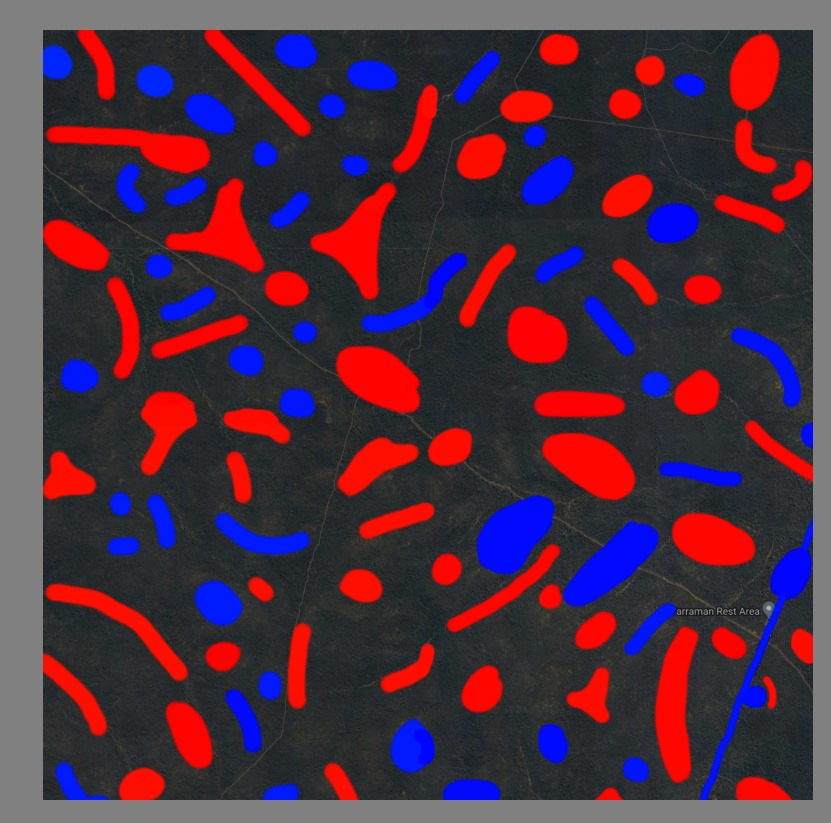
#> input picture src/real_world.jpg, 831 x 823 px
$ python clean.py
#> lines starting #> are read from the running program, lines starting #| are printed output that depends on the picture
### app/utils.py
import numpy as np
import matplotlib.pyplot as plt
import random
import scipy
import PIL
from perlin_noise.perlin_noise import PerlinNoise
from matplotlib.colors import ListedColormap, BoundaryNorm

# -----------------------------------------------------------------------------------------------------------
# JiaSun FUNCTIONS
# -----------------------------------------------------------------------------------------------------------

# [204 lines left out: functions generate_densities, generate_rain, start_fire_at, start_fire_grid, burning_prob, if_burning_around and 3 more, not called in this run]

def wind(i,N):
    theta = np.pi/N*i
    return [50*np.cos(theta),50*np.sin(theta)]

# -----------------------------------------------------------------------------------------------------------
# Willow FUNCTIONS
# -----------------------------------------------------------------------------------------------------------


# [80 lines left out: functions get_cell, set_cell, _img_a_cast, linear_filter, imwrite, not called in this run]


# -----------------------------------------------------------------------------------------------------------
# ALTERNATE SOURCE FUNCTIONS
# -----------------------------------------------------------------------------------------------------------

def bin_array_to_shape(arr, target_shape):
    """
    https://stackoverflow.com/questions/36063658/how-to-bin-a-2d-array-in-numpy
    https://scipython.com/blog/binning-a-2d-array-in-numpy/
    """
    target_rows, target_cols = target_shape
    input_rows, input_cols = arr.shape

    # Compute binning factors
    row_factor = input_rows // target_rows
    col_factor = input_cols // target_cols

    # Bin the array using reshaping and mean
    binned = arr[:row_factor * target_rows, :col_factor * target_cols]  # Crop to exact multiples
    binned = binned.reshape(target_rows, row_factor, target_cols, col_factor).mean(axis=(1, 3))

    return binned

# Define the colors for each value
colors = ["#38afcd",       # River

          "#051f20",       # Species 1 flammable
          "#0b2b26",       # Species 2 flammable
          "#163832",       # Species 3 flammable
          "#235347",       # Species 4 flammable

          "#3e3636",       # Species 1 growing
          "#5d5555",       # Species 2 growing
          "#716868",       # Species 3 growing
          "#999090",       # Species 4 growing

          "#4e1003",       # Burnt
          "#FF4500",       # On fire
          "#D8BFD8"        # Extinguished
          ]

# Define the bounds corresponding to the values -- bounds are not inclusive so we have to add a little bit, 0.1, to our actual values.
bounds = [-1.1, -0.1, 0.1, 0.251, 0.51, 0.751, 1.1, 1.251, 1.51, 1.751, 2.1, 3.1, 4.1]

# Create the colormap and norm
cmap = ListedColormap(colors)
norm = BoundaryNorm(bounds, cmap.N)

### clean.py
import matplotlib.pyplot as plt
import PIL.Image
import numpy as np
from scipy.ndimage import zoom
from app.utils import imwrite, bin_array_to_shape

with PIL.Image.open('src/real_world.jpg', 'r') as h:
#> h is the input picture: PIL image 831x823 RGB; mean R, G, B 78.6, 47.5, 65.3
    img = np.array(h, dtype=np.int64)


img = img[:, :, :3]
img = img[30:768, 43:814]
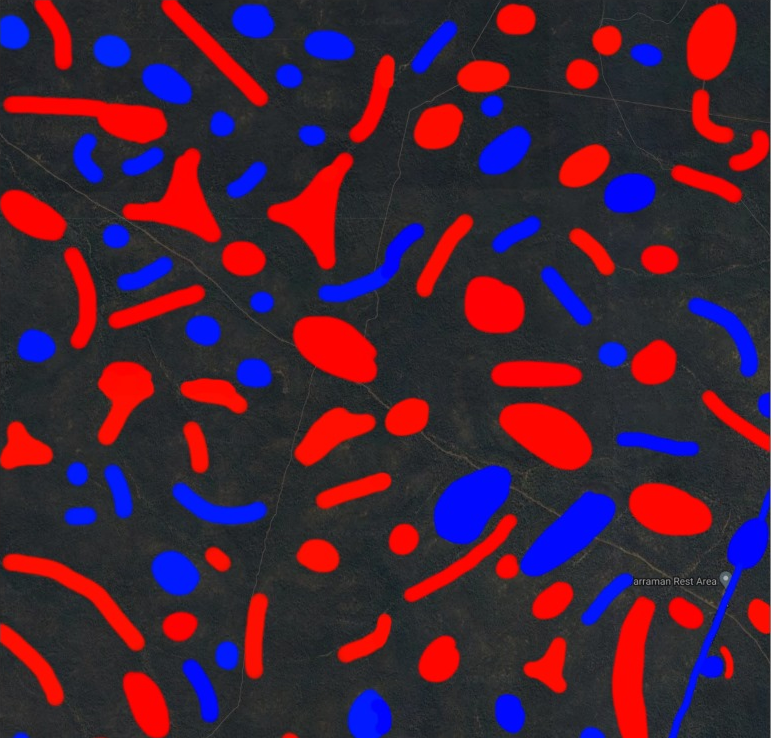
#> img: shape (738, 771, 3) int64; mean R, G, B 71.4, 35.2, 55.5

densities = np.ones(shape=(img.shape[0], img.shape[1])) * 0.5

densities[img[:, :, 0] > 200] = 0.75
densities[img[:, :, 2] > 200] = 0.0

square_cut = min(densities.shape)

densities = densities[:square_cut, :square_cut]

densities = bin_array_to_shape(densities, (200,200))

final = np.ones(shape=densities.shape) * 0.5

final[densities == 0.0] = 0.0
final[densities == 0.75] = 0.75

np.save('real_world.npy', final)

plt.imshow(final)
plt.show()
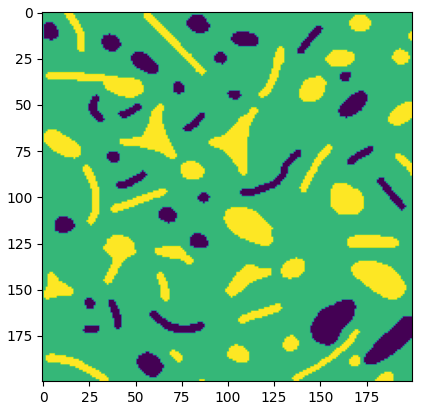
#> figure drawn by matplotlib, 1 panel
